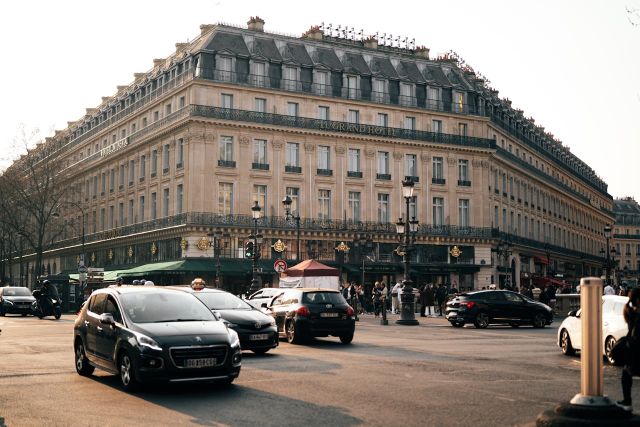
#> input picture week3/resim1.jpg, 1280 x 853 px (shown at 1/2 size)
$ python esikleme_kenar.py
#> lines starting #> are read from the running program, lines starting #| are printed output that depends on the picture; after the words box and inside, x2 and y2 are one past the last pixel; in counts of white or black regions, pixels touching at a corner belong together
import cv2
import numpy as np

img = cv2.imread('resim1.jpg')
#> img is the input picture: shape (853, 1280, 3); mean B, G, R 121.7, 129, 136.1
img = cv2.resize(img, (600, 400))
#> img: shape (400, 600, 3)

# 1. ADIM: Gri Tonlamaya Çevirme (Eşikleme ve Kenar bulma gri resim üzerinde yapılır)
gray = cv2.cvtColor(img, cv2.COLOR_BGR2GRAY)
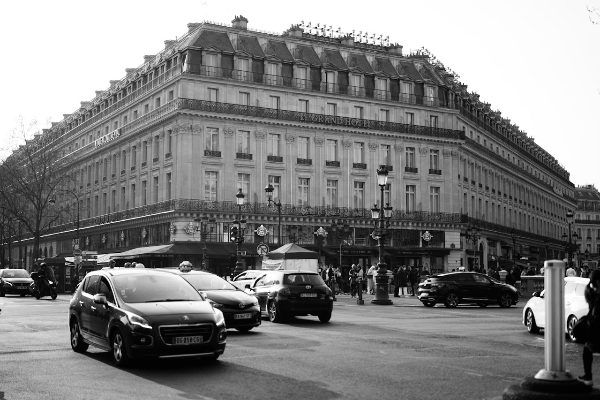
#> gray: shape (400, 600); min 0, max 255, mean 130.2

# 2. ADIM: Üç Farklı Eşikleme Yöntemi
# Binary: Sabit bir değer (127) belirleriz.
_, binary = cv2.threshold(gray, 127, 255, cv2.THRESH_BINARY)
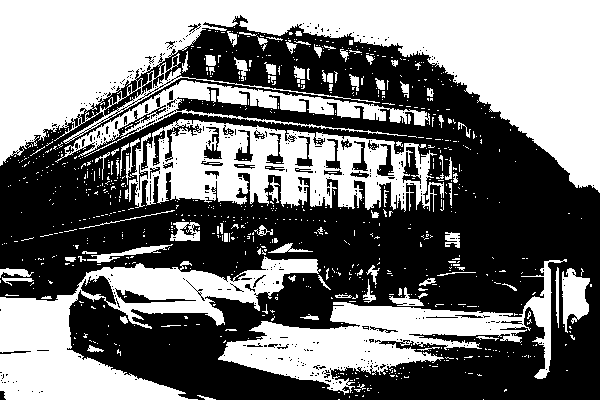
#> binary: shape (400, 600); 47.1% white; 891 white regions (799 under 20 px), largest, box (x1, y1, x2, y2) and area: (0, 0, 600, 193) 51473, (0, 256, 321, 400) 17236, (125, 119, 444, 212) 15676

# Otsu: En iyi eşik değerini görüntünün ışık dağılımına göre kendi hesaplar.
_, otsu = cv2.threshold(gray, 0, 255, cv2.THRESH_BINARY + cv2.THRESH_OTSU)
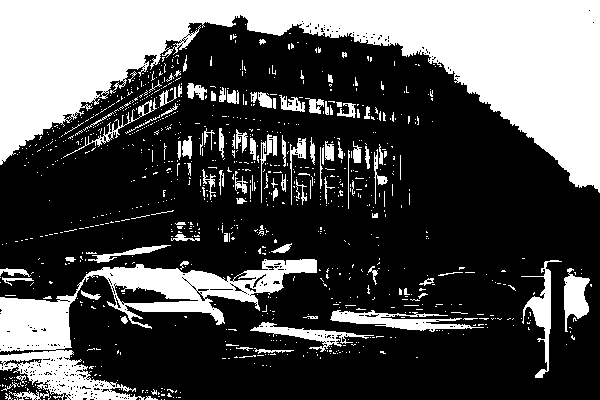
#> otsu: shape (400, 600); 31.6% white; 966 white regions (867 under 20 px), largest, box (x1, y1, x2, y2) and area: (0, 0, 600, 193) 48913, (0, 259, 317, 400) 12644, (330, 310, 484, 332) 1426

# Adaptive: Resmin her bölgesine özel eşik belirler (Gölge varsa en iyisidir).
adaptive = cv2.adaptiveThreshold(gray, 255, cv2.ADAPTIVE_THRESH_GAUSSIAN_C, cv2.THRESH_BINARY, 11, 2)
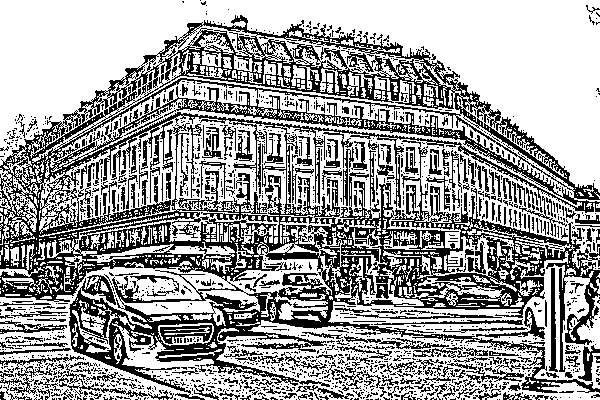
#> adaptive: shape (400, 600); 63% white; black in thin lines or dots

# 3. ADIM: Filtrelemenin Kenar Tespitine Etkisi
# Ham (filtresiz) resimde kenarlar
edges_raw = cv2.Canny(gray, 100, 200)
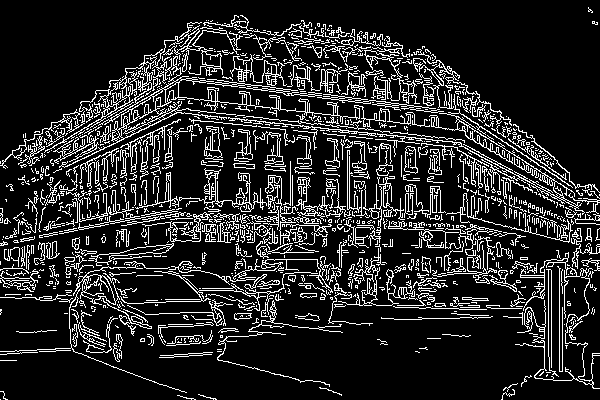
#> edges_raw: shape (400, 600); 15.3% white in thin lines or dots

# Filtreli (Bilateral) resimde kenarlar (Gürültü azalır, kenarlar netleşir)
blurred = cv2.bilateralFilter(gray, 9, 75, 75)
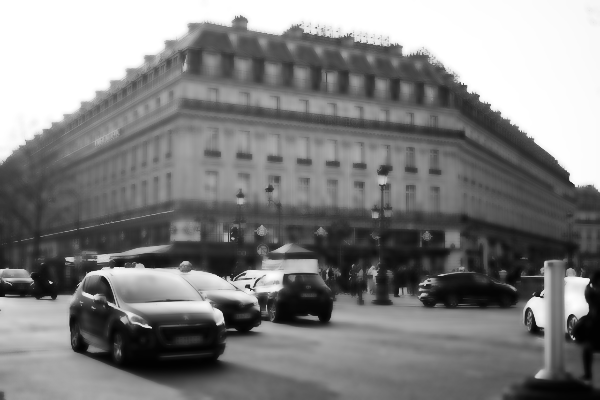
#> blurred: shape (400, 600); min 2, max 255, mean 130.1
edges_filtered = cv2.Canny(blurred, 100, 200)
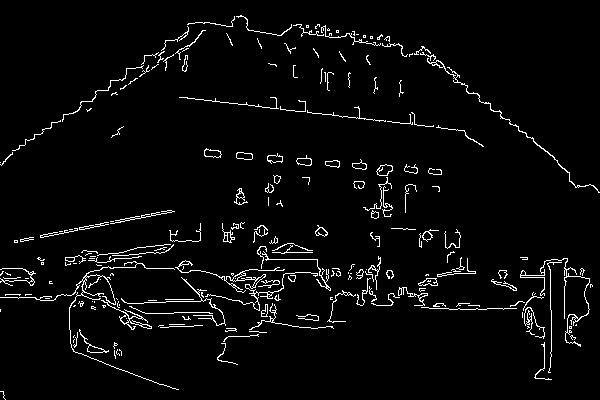
#> edges_filtered: shape (400, 600); 3.7% white in thin lines or dots

# SONUÇLARI GÖSTER
cv2.imshow('1-Binary (Sabit)', binary)
cv2.imshow('2-Otsu (Otomatik)', otsu)
cv2.imshow('3-Adaptive (Bolgesel)', adaptive)
cv2.imshow('4-Kenar (Filtresiz)', edges_raw)
cv2.imshow('5-Kenar (Filtreli)', edges_filtered)

# Tüm eşikleme ve kenar tespiti varyasyonlarını kaydet
cv2.imwrite('outputs/3_1_binary_threshold.jpg', binary)
cv2.imwrite('outputs/3_2_otsu_threshold.jpg', otsu)
cv2.imwrite('outputs/3_3_adaptive_threshold.jpg', adaptive)
cv2.imwrite('outputs/3_4_canny_raw.jpg', edges_raw)
cv2.imwrite('outputs/3_5_canny_filtered.jpg', edges_filtered)

cv2.waitKey(0)
cv2.destroyAllWindows()

$ run again, with week3/resim2.jpg copied over week3/resim1.jpg
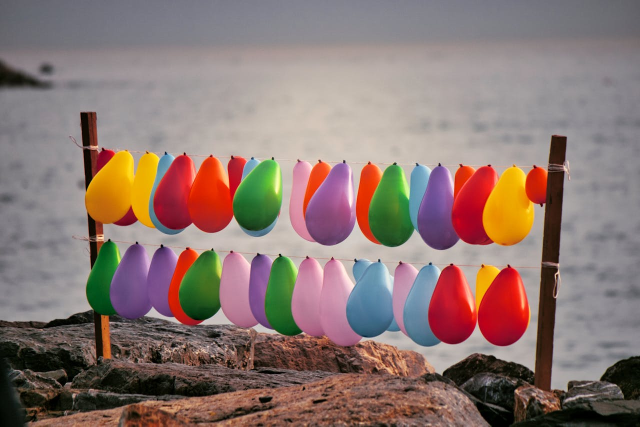
#> input picture week3/resim2.jpg, 1280 x 853 px (shown at 1/2 size)
#> img is the input picture: shape (853, 1280, 3); mean B, G, R 113.8, 119.2, 139.6
#> img: shape (400, 600, 3)
#> `_, binary = cv2.threshold(gray, 127, 255, cv2.THRESH_BINARY)`:
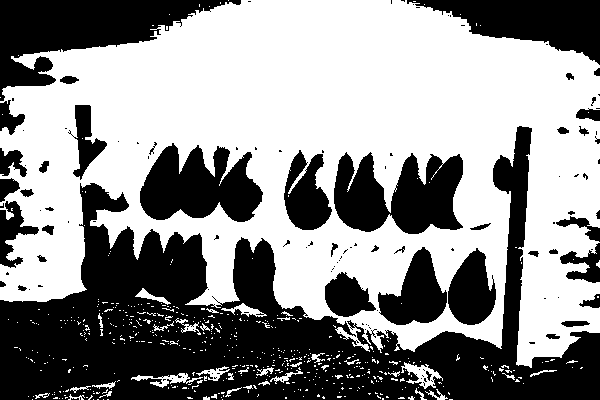
#> binary: shape (400, 600); 56.2% white; 129 black regions (86 under 20 px), largest, box (x1, y1, x2, y2) and area: (0, 126, 600, 400) 58800, (0, 0, 241, 101) 10139, (334, 152, 463, 234) 7298
#> otsu: shape (400, 600); 68.8% white; 225 black regions (189 under 20 px), largest, box (x1, y1, x2, y2) and area: (0, 126, 600, 400) 48924, (142, 143, 262, 222) 5680, (391, 153, 463, 234) 3846
#> adaptive: shape (400, 600); 77% white; 2396 black regions (2165 under 20 px), largest, box (x1, y1, x2, y2) and area: (0, 182, 366, 366) 8942, (347, 247, 600, 400) 6342, (131, 143, 265, 220) 2376
#> edges_raw: shape (400, 600); 7.4% white in thin lines or dots, all inside (x1, y1, x2, y2) = (0, 105, 600, 400)
#> `edges_filtered = cv2.Canny(blurred, 100, 200)`:
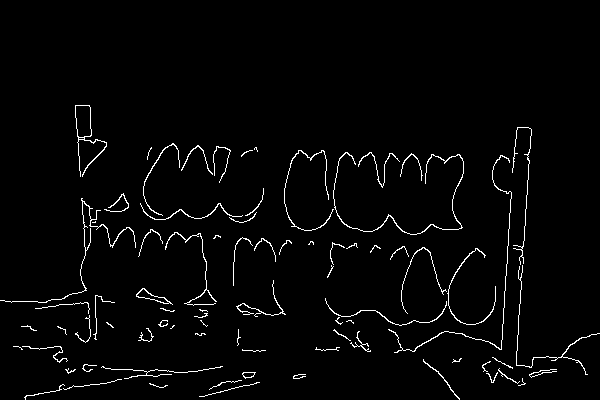
#> edges_filtered: shape (400, 600); 2.4% white in thin lines or dots, all inside (x1, y1, x2, y2) = (0, 105, 600, 400)
